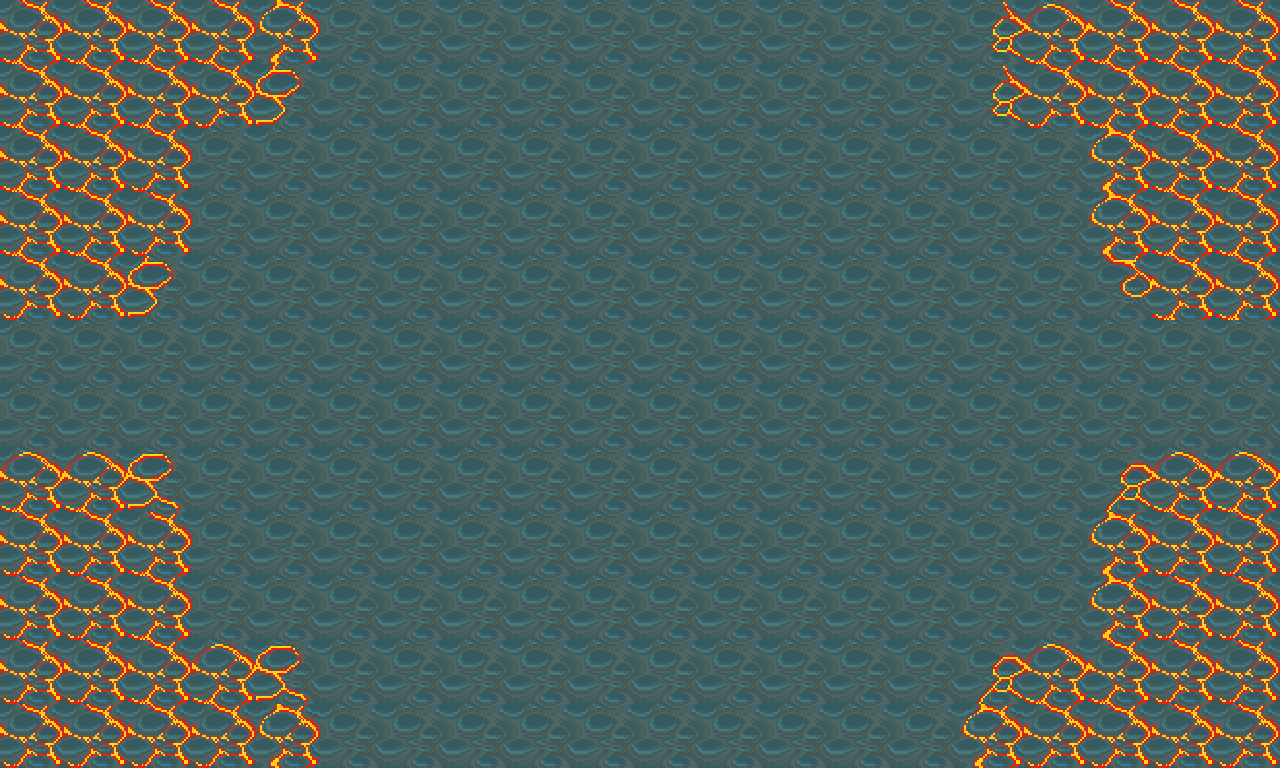

Rendered tile map (Tiled .tmx) drawn with the repository's tilesets; below, a short description and the map source with its tile grids summarised:
An orthogonal 20x12 tile map with 64x64 px tiles, 1 tile layer (Tile Layer 1), 2 tilesets.

<map version="1.0" orientation="orthogonal" width="20" height="12" tilewidth="64" tileheight="64">
 <tileset firstgid="1" name="jungle_tile" tilewidth="64" tileheight="64">
  <image source="jungle_tile.png" width="256" height="512" />
 </tileset>
 <tileset firstgid="33" name="vulcan_tile" tilewidth="64" tileheight="64">
  <image source="vulcan_tile.png" width="256" height="256" />
 </tileset>
 <layer name="Tile Layer 1" width="20" height="12">
  <data>[240 cells, 240 non-empty, 10 distinct tile ids]</data>
 </layer>
</map>